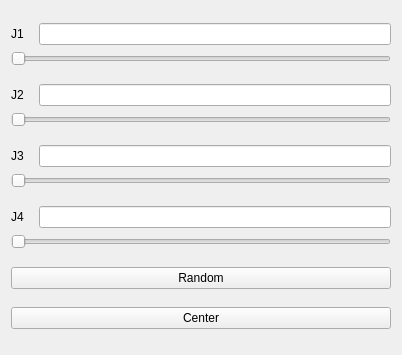
<?xml version="1.0" encoding="UTF-8"?>
<ui version="4.0">
  <class>MainWindow</class>
  <widget
      class="QWidget"
      name="MainWindow">
    <property name="geometry">
      <rect>
        <x>0</x>
        <y>0</y>
        <width>402</width>
        <height>355</height>
      </rect>
    </property>
    <property name="windowTitle">
      <string>joint_state_publisher</string>
    </property>
    <layout
        class="QVBoxLayout"
        name="verticalLayout">
      <item>
        <layout
            class="QGridLayout"
            name="gridLayout"
            columnstretch="1,16">
          <item
              row="0"
              column="0">
            <widget
                class="QLabel"
                name="label">
              <property name="text">
                <string>J1</string>
              </property>
              <property name="alignment">
                <set>Qt::AlignLeading|Qt::AlignLeft|Qt::AlignVCenter</set>
              </property>
            </widget>
          </item>
          <item
              row="0"
              column="1">
            <widget
                class="QLineEdit"
                name="j1_txt">
              <property name="alignment">
                <set>Qt::AlignCenter</set>
              </property>
              <property name="readOnly">
                <bool>true</bool>
              </property>
            </widget>
          </item>
          <item
              row="1"
              column="0"
              colspan="2">
            <widget
                class="QSlider"
                name="j1_slider">
              <property name="baseSize">
                <size>
                  <width>0</width>
                  <height>0</height>
                </size>
              </property>
              <property name="font">
                <font>
                  <pointsize>14</pointsize>
                </font>
              </property>
              <property name="minimum">
                <number>0</number>
              </property>
              <property name="maximum">
                <number>1000</number>
              </property>
              <property name="pageStep">
                <number>1</number>
              </property>
              <property name="orientation">
                <enum>Qt::Horizontal</enum>
              </property>
              <property name="tickPosition">
                <enum>QSlider::NoTicks</enum>
              </property>
              <property name="tickInterval">
                <number>0</number>
              </property>
            </widget>
          </item>
        </layout>
      </item>
      <item>
        <layout
            class="QGridLayout"
            name="gridLayout_3"
            columnstretch="1,16">
          <item
              row="0"
              column="0">
            <widget
                class="QLabel"
                name="label_3">
              <property name="text">
                <string>J2</string>
              </property>
              <property name="alignment">
                <set>Qt::AlignLeading|Qt::AlignLeft|Qt::AlignVCenter</set>
              </property>
            </widget>
          </item>
          <item
              row="0"
              column="1">
            <widget
                class="QLineEdit"
                name="j2_txt">
              <property name="alignment">
                <set>Qt::AlignCenter</set>
              </property>
              <property name="readOnly">
                <bool>true</bool>
              </property>
            </widget>
          </item>
          <item
              row="1"
              column="0"
              colspan="2">
            <widget
                class="QSlider"
                name="j2_slider">
              <property name="baseSize">
                <size>
                  <width>0</width>
                  <height>0</height>
                </size>
              </property>
              <property name="font">
                <font>
                  <pointsize>14</pointsize>
                </font>
              </property>
              <property name="minimum">
                <number>0</number>
              </property>
              <property name="maximum">
                <number>1000</number>
              </property>
              <property name="pageStep">
                <number>1</number>
              </property>
              <property name="orientation">
                <enum>Qt::Horizontal</enum>
              </property>
              <property name="tickPosition">
                <enum>QSlider::NoTicks</enum>
              </property>
              <property name="tickInterval">
                <number>0</number>
              </property>
            </widget>
          </item>
        </layout>
      </item>
      <item>
        <layout
            class="QGridLayout"
            name="gridLayout_4"
            columnstretch="1,16">
          <item
              row="0"
              column="0">
            <widget
                class="QLabel"
                name="label_4">
              <property name="text">
                <string>J3</string>
              </property>
              <property name="alignment">
                <set>Qt::AlignLeading|Qt::AlignLeft|Qt::AlignVCenter</set>
              </property>
            </widget>
          </item>
          <item
              row="0"
              column="1">
            <widget
                class="QLineEdit"
                name="j3_txt">
              <property name="alignment">
                <set>Qt::AlignCenter</set>
              </property>
              <property name="readOnly">
                <bool>true</bool>
              </property>
            </widget>
          </item>
          <item
              row="1"
              column="0"
              colspan="2">
            <widget
                class="QSlider"
                name="j3_slider">
              <property name="baseSize">
                <size>
                  <width>0</width>
                  <height>0</height>
                </size>
              </property>
              <property name="font">
                <font>
                  <pointsize>14</pointsize>
                </font>
              </property>
              <property name="minimum">
                <number>0</number>
              </property>
              <property name="maximum">
                <number>1000</number>
              </property>
              <property name="pageStep">
                <number>1</number>
              </property>
              <property name="orientation">
                <enum>Qt::Horizontal</enum>
              </property>
              <property name="tickPosition">
                <enum>QSlider::NoTicks</enum>
              </property>
              <property name="tickInterval">
                <number>0</number>
              </property>
            </widget>
          </item>
        </layout>
      </item>
      <item>
        <layout
            class="QGridLayout"
            name="gridLayout_5"
            columnstretch="1,16">
          <item
              row="0"
              column="0">
            <widget
                class="QLabel"
                name="j4_label">
              <property name="text">
                <string>J4</string>
              </property>
              <property name="alignment">
                <set>Qt::AlignLeading|Qt::AlignLeft|Qt::AlignVCenter</set>
              </property>
            </widget>
          </item>
          <item
              row="0"
              column="1">
            <widget
                class="QLineEdit"
                name="j4_txt">
              <property name="alignment">
                <set>Qt::AlignCenter</set>
              </property>
              <property name="readOnly">
                <bool>true</bool>
              </property>
            </widget>
          </item>
          <item
              row="1"
              column="0"
              colspan="2">
            <widget
                class="QSlider"
                name="j4_slider">
              <property name="baseSize">
                <size>
                  <width>0</width>
                  <height>0</height>
                </size>
              </property>
              <property name="font">
                <font>
                  <pointsize>14</pointsize>
                </font>
              </property>
              <property name="minimum">
                <number>0</number>
              </property>
              <property name="maximum">
                <number>1000</number>
              </property>
              <property name="pageStep">
                <number>1</number>
              </property>
              <property name="orientation">
                <enum>Qt::Horizontal</enum>
              </property>
              <property name="tickPosition">
                <enum>QSlider::NoTicks</enum>
              </property>
              <property name="tickInterval">
                <number>0</number>
              </property>
            </widget>
          </item>
        </layout>
      </item>
      <item>
        <widget
            class="QPushButton"
            name="random_btn">
          <property name="text">
            <string>Random</string>
          </property>
        </widget>
      </item>
      <item>
        <widget
            class="QPushButton"
            name="center_btn">
          <property name="text">
            <string>Center</string>
          </property>
        </widget>
      </item>
    </layout>
  </widget>
  <resources />
  <connections />
</ui>
